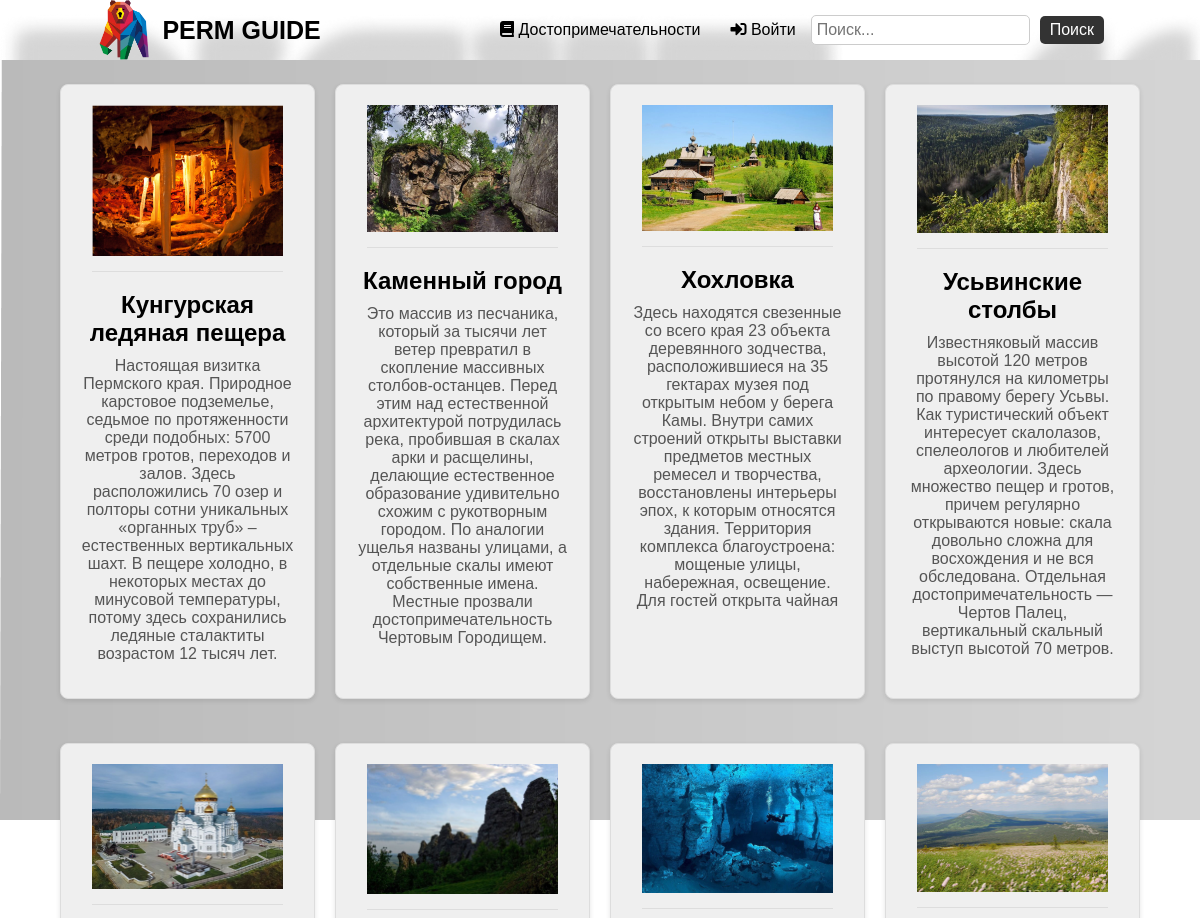
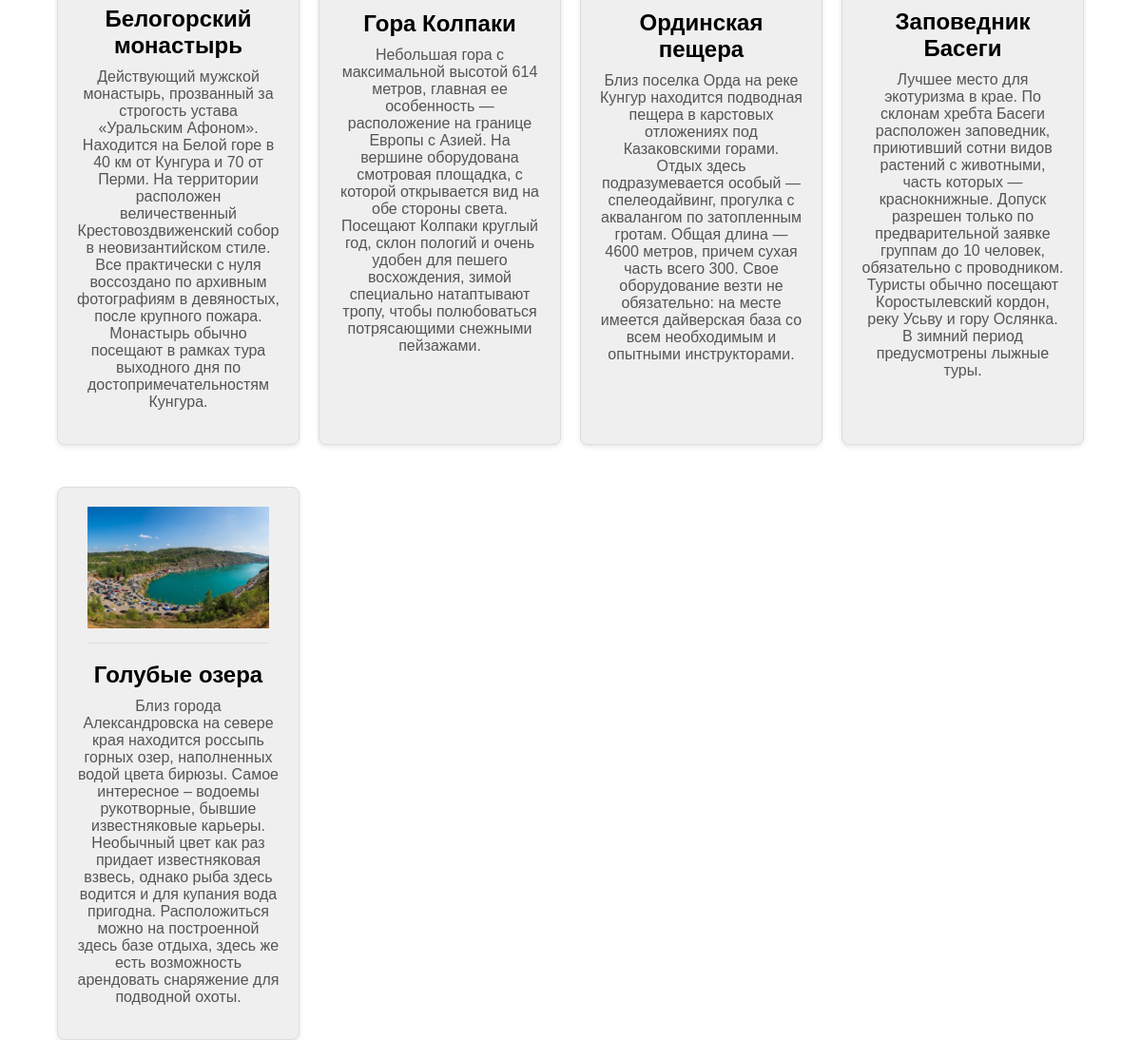
Page /catalog/ on the committed database (2 pictures, top to bottom).
### gid/models.py (models this page shows, shortened)
class Sight(models.Model):
    name = models.CharField(max_length=128, verbose_name='Название')
    description = models.TextField(verbose_name='Описание')
    image = models.ImageField(upload_to='sight_images', verbose_name='Изображение')
    class Meta:
        verbose_name = 'Достопримечательность'
        verbose_name_plural = 'Достопримечательности'

### gid/views.py (the view)
# urls.py: path('catalog/', catalog, name='catalog'),
def catalog(request):
    context = {
        'sights': Sight.objects.all(),
    }
    return render(request, 'gid/catalog.html', context)

### gid/templates/gid/catalog.html (shortened to what this page needs)
<!DOCTYPE html>
{% load static %}
<html lang="en">
<head>
    <link rel="stylesheet" href="{% static 'css/index.css' %}" />
    <link
        rel="stylesheet"
        href="https://cdnjs.cloudflare.com/ajax/libs/font-awesome/5.15.4/css/all.min.css"
    />
</head>
<body>
    <div class="container">
        <div class="header" style="background-image: url('{% static 'img/img.png' %}')">
            <div class="logo-container">
                <img src="{% static 'img/logo.png' %}" alt="Logo" class="logo-image">
                <a href="{% url 'index' %}" class="logo">PERM GUIDE</a>
            </div>
            <nav>
                <ul>
                    <li>
                        <a href="{% url 'catalog' %}"><i class="fas fa-book"></i> Достопримечательности</a>
                    </li>
                    {% if not user.is_authenticated %}
                    <li>
                        <a href="{% url 'login' %}"><i class="fas fa-sign-in-alt"></i> Войти</a>
                    </li>
                    {% endif %}
                </ul>
                <form id="search-form">
            <input type="text" id="search-input" placeholder="Поиск..." />
            <button type="submit">Поиск</button>
          </form>
            </nav>
        </div>
        <div class="main">
            <div class="product-grid">
                {% for sight in sights %}
                <div class="product-card">
                    <a href="{% url 'sight_detail' sight.id %}">
                        <img src="{{ sight.image.url }}" alt="{{ sight.name }}" />
                        <h2>{{ sight.name }}</h2>
                        <p>{{ sight.description }}</p>
                    </a>
                </div>
                {% endfor %}
            </div>
        </div>
    </div>
</body>
</html>

### static/css/index.css (style rules this page uses)
* { margin: 0; padding: 0; font-family: "Poppins", sans-serif; list-style: none; text-decoration: none; }
.container { display: flex; flex-direction: column; min-height: 100vh; }
.header { position: fixed; top: 0; left: 0; right: 0; display: flex; justify-content: space-between; align-items: center; padding: 0 8%; z-index: 1000; }
.logo-container { display: flex; align-items: center; }
.logo-image { height: 60px; margin-right: 10px; align-self:center; }
.logo { font-size: 25px; font-weight: 900; color: black; }
.header nav ul li { position: relative; float: left; }
.header nav ul li a { padding: 15px; color: #000; font-size: 16px; display: block; }
.product-grid { display: grid; grid-template-columns: repeat(4, 1fr); grid-template-rows: repeat(2, auto); gap: 20px; width: 90%; margin: 0 auto; height: auto; }
.main { display: flex; flex-direction:column; margin-top: 60px; background-image: url("../img/background.png"); height: 95vh; }
.product-card { margin-top: 3vh; background-color: #EFEFEF; padding: 20px; border: 1px solid #ddd; border-radius: 8px; text-align: center; box-shadow: 0 2px 5px rgba(0, 0, 0, 0.1); transition: transform 0.3s ease, box-shadow 0.3s ease; }
.product-card a { color: black; }
.product-card img { max-width: 90%; height: auto; border-bottom: 1px solid #ddd; padding-bottom: 15px; margin-bottom: 15px; }
.product-card h2 { font-size: 1.5em; margin: 0 0 10px; }
.product-card p { font-size: 1em; color: #555; margin: 0 0 15px; }
#search-form { display: flex; align-items: center; }
#search-input { padding: 5px; font-size: 16px; border: 1px solid #ccc; border-radius: 5px; margin-right: 10px; }
#search-form button { padding: 5px 10px; font-size: 16px; border: none; border-radius: 5px; background-color: #333; color: white; cursor: pointer; }
nav { display: flex; align-items: center; }

### rows in the picture
Sight: image (picture), name "Кунгурская ледяная пещера", description "Настоящая визитка Пермского края. Природное карстовое подземелье, седьмое по протяженности среди подобных: 5700 метров гротов, переходов и залов. Здесь расположились 70 озер и полторы сотни уникальных «органных труб» – естественных вертикальных шахт. В пещере холодно, в некоторых местах до минусовой температуры, потому здесь сохранились ледяные сталактиты возрастом 12 тысяч лет."
Sight: image (picture), name "Каменный город", description "Это массив из песчаника, который за тысячи лет ветер превратил в скопление массивных столбов-останцев. Перед этим над естественной архитектурой потрудилась река, пробившая в скалах арки и расщелины, делающие естественное образование удивительно схожим с рукотворным городом. По аналогии ущелья названы улицами, а отдельные скалы имеют собственные имена. Местные прозвали достопримечательность Чертовым Городищем."
Sight: image (picture), name "Хохловка", description "Здесь находятся свезенные со всего края 23 объекта деревянного зодчества, расположившиеся на 35 гектарах музея под открытым небом у берега Камы. Внутри самих строений открыты выставки предметов местных ремесел и творчества, восстановлены интерьеры эпох, к которым относятся здания. Территория комплекса благоустроена: мощеные улицы, набережная, освещение. Для гостей открыта чайная"
Sight: image (picture), name "Усьвинские столбы", description "Известняковый массив высотой 120 метров протянулся на километры по правому берегу Усьвы. Как туристический объект интересует скалолазов, спелеологов и любителей археологии. Здесь множество пещер и гротов, причем регулярно открываются новые: скала довольно сложна для восхождения и не вся обследована. Отдельная достопримечательность — Чертов Палец, вертикальный скальный выступ высотой 70 метров."
Sight: image (picture), name "Белогорский монастырь", description "Действующий мужской монастырь, прозванный за строгость устава «Уральским Афоном». Находится на Белой горе в 40 км от Кунгура и 70 от Перми. На территории расположен величественный Крестовоздвиженский собор в неовизантийском стиле. Все практически с нуля воссоздано по архивным фотографиям в девяностых, после крупного пожара. Монастырь обычно посещают в рамках тура выходного дня по достопримечательностям Кунгура."
Sight: image (picture), name "Гора Колпаки", description "Небольшая гора с максимальной высотой 614 метров, главная ее особенность — расположение на границе Европы с Азией. На вершине оборудована смотровая площадка, с которой открывается вид на обе стороны света. Посещают Колпаки круглый год, склон пологий и очень удобен для пешего восхождения, зимой специально натаптывают тропу, чтобы полюбоваться потрясающими снежными пейзажами."
Sight: image (picture), name "Ординская пещера", description "Близ поселка Орда на реке Кунгур находится подводная пещера в карстовых отложениях под Казаковскими горами. Отдых здесь подразумевается особый — спелеодайвинг, прогулка с аквалангом по затопленным гротам. Общая длина — 4600 метров, причем сухая часть всего 300. Свое оборудование везти не обязательно: на месте имеется дайверская база со всем необходимым и опытными инструкторами."
Sight: image (picture), name "Заповедник Басеги", description "Лучшее место для экотуризма в крае. По склонам хребта Басеги расположен заповедник, приютивший сотни видов растений с животными, часть которых — краснокнижные. Допуск разрешен только по предварительной заявке группам до 10 человек, обязательно с проводником. Туристы обычно посещают Коростылевский кордон, реку Усьву и гору Ослянка. В зимний период предусмотрены лыжные туры."
Sight: image (picture), name "Голубые озера", description "Близ города Александровска на севере края находится россыпь горных озер, наполненных водой цвета бирюзы. Самое интересное – водоемы рукотворные, бывшие известняковые карьеры. Необычный цвет как раз придает известняковая взвесь, однако рыба здесь водится и для купания вода пригодна. Расположиться можно на построенной здесь базе отдыха, здесь же есть возможность арендовать снаряжение для подводной охоты."
